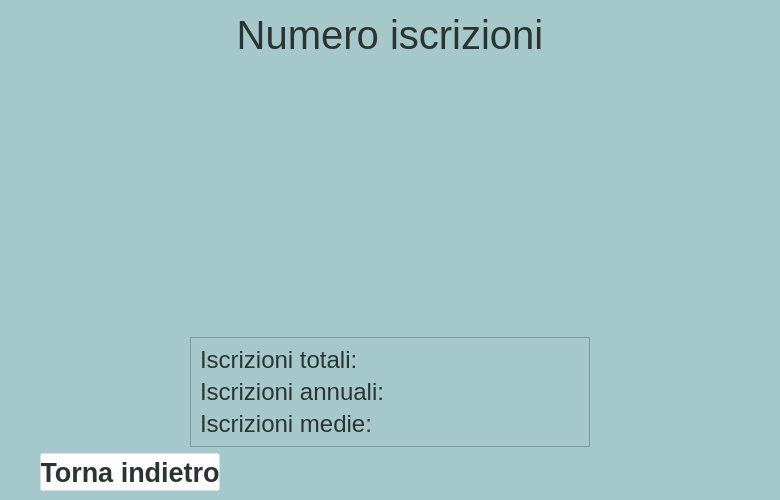
<?xml version="1.0" encoding="UTF-8"?>
<ui version="4.0">
 <class>MainWindow</class>
 <widget class="QMainWindow" name="MainWindow">
  <property name="geometry">
   <rect>
    <x>0</x>
    <y>0</y>
    <width>780</width>
    <height>500</height>
   </rect>
  </property>
  <property name="minimumSize">
   <size>
    <width>780</width>
    <height>500</height>
   </size>
  </property>
  <property name="windowTitle">
   <string>MainWindow</string>
  </property>
  <widget class="QWidget" name="centralwidget">
   <property name="minimumSize">
    <size>
     <width>780</width>
     <height>500</height>
    </size>
   </property>
   <layout class="QGridLayout" name="gridLayout">
    <property name="leftMargin">
     <number>0</number>
    </property>
    <property name="topMargin">
     <number>0</number>
    </property>
    <property name="rightMargin">
     <number>0</number>
    </property>
    <item row="0" column="0">
     <widget class="QWidget" name="widget" native="true">
      <property name="minimumSize">
       <size>
        <width>780</width>
        <height>500</height>
       </size>
      </property>
      <property name="styleSheet">
       <string notr="true">background-color: rgb(165, 201, 202);</string>
      </property>
      <layout class="QHBoxLayout" name="horizontalLayout_8">
       <property name="leftMargin">
        <number>0</number>
       </property>
       <property name="topMargin">
        <number>12</number>
       </property>
       <property name="rightMargin">
        <number>0</number>
       </property>
       <item>
        <spacer name="horizontalSpacer_6">
         <property name="orientation">
          <enum>Qt::Horizontal</enum>
         </property>
         <property name="sizeType">
          <enum>QSizePolicy::Fixed</enum>
         </property>
         <property name="sizeHint" stdset="0">
          <size>
           <width>40</width>
           <height>20</height>
          </size>
         </property>
        </spacer>
       </item>
       <item>
        <layout class="QVBoxLayout" name="verticalLayout_3">
         <item>
          <widget class="QLabel" name="title2">
           <property name="sizePolicy">
            <sizepolicy hsizetype="Preferred" vsizetype="Fixed">
             <horstretch>0</horstretch>
             <verstretch>0</verstretch>
            </sizepolicy>
           </property>
           <property name="font">
            <font>
             <family>Arial</family>
             <pointsize>30</pointsize>
            </font>
           </property>
           <property name="styleSheet">
            <string notr="true">
color:rgb(44, 51, 51);</string>
           </property>
           <property name="text">
            <string>Numero iscrizioni</string>
           </property>
           <property name="alignment">
            <set>Qt::AlignCenter</set>
           </property>
          </widget>
         </item>
         <item>
          <widget class="QWidget" name="frame_grafico" native="true">
           <property name="minimumSize">
            <size>
             <width>0</width>
             <height>220</height>
            </size>
           </property>
           <property name="styleSheet">
            <string notr="true"/>
           </property>
          </widget>
         </item>
         <item>
          <widget class="QWidget" name="widget_4" native="true">
           <property name="sizePolicy">
            <sizepolicy hsizetype="Preferred" vsizetype="Preferred">
             <horstretch>0</horstretch>
             <verstretch>0</verstretch>
            </sizepolicy>
           </property>
           <property name="minimumSize">
            <size>
             <width>0</width>
             <height>0</height>
            </size>
           </property>
           <property name="maximumSize">
            <size>
             <width>16777215</width>
             <height>235</height>
            </size>
           </property>
           <layout class="QVBoxLayout" name="verticalLayout_2">
            <property name="leftMargin">
             <number>0</number>
            </property>
            <property name="topMargin">
             <number>0</number>
            </property>
            <property name="rightMargin">
             <number>0</number>
            </property>
            <property name="bottomMargin">
             <number>0</number>
            </property>
            <item>
             <layout class="QHBoxLayout" name="horizontalLayout_5">
              <item>
               <spacer name="horizontalSpacer">
                <property name="orientation">
                 <enum>Qt::Horizontal</enum>
                </property>
                <property name="sizeType">
                 <enum>QSizePolicy::Fixed</enum>
                </property>
                <property name="sizeHint" stdset="0">
                 <size>
                  <width>50</width>
                  <height>20</height>
                 </size>
                </property>
               </spacer>
              </item>
              <item>
               <widget class="QFrame" name="frame_2">
                <layout class="QHBoxLayout" name="horizontalLayout_4">
                 <property name="leftMargin">
                  <number>0</number>
                 </property>
                 <property name="topMargin">
                  <number>0</number>
                 </property>
                 <property name="rightMargin">
                  <number>0</number>
                 </property>
                 <property name="bottomMargin">
                  <number>0</number>
                 </property>
                 <item>
                  <widget class="QPushButton" name="pushButton_prima">
                   <property name="maximumSize">
                    <size>
                     <width>40</width>
                     <height>16777215</height>
                    </size>
                   </property>
                   <property name="font">
                    <font>
                     <family>Arial</family>
                     <pointsize>20</pointsize>
                     <weight>75</weight>
                     <bold>true</bold>
                    </font>
                   </property>
                   <property name="styleSheet">
                    <string notr="true">QPushButton
{

background-color: rgba(255, 255, 255, 0);
border-radius:15px;
padding:5px;

}
QPushButton:hover
{

background-color: rgba(255, 255, 255, 0);
border-radius:15px;
padding:5px;
}

QPushButton:pressed
{
background-color: rgb(11, 102, 116);
border-radius:15px;
padding:5px;
}</string>
                   </property>
                   <property name="text">
                    <string/>
                   </property>
                   <property name="icon">
                    <iconset>
                     <normaloff>icons/left-arrow.png</normaloff>icons/left-arrow.png</iconset>
                   </property>
                   <property name="iconSize">
                    <size>
                     <width>20</width>
                     <height>20</height>
                    </size>
                   </property>
                  </widget>
                 </item>
                 <item>
                  <widget class="QLabel" name="anno">
                   <property name="font">
                    <font>
                     <family>Arial</family>
                     <pointsize>20</pointsize>
                    </font>
                   </property>
                   <property name="styleSheet">
                    <string notr="true">color: rgb(31, 38, 39);</string>
                   </property>
                   <property name="text">
                    <string/>
                   </property>
                   <property name="alignment">
                    <set>Qt::AlignCenter</set>
                   </property>
                  </widget>
                 </item>
                 <item>
                  <widget class="QPushButton" name="pushButton_dopo">
                   <property name="maximumSize">
                    <size>
                     <width>40</width>
                     <height>16777215</height>
                    </size>
                   </property>
                   <property name="font">
                    <font>
                     <family>Arial</family>
                     <pointsize>20</pointsize>
                     <weight>75</weight>
                     <bold>true</bold>
                    </font>
                   </property>
                   <property name="styleSheet">
                    <string notr="true">QPushButton
{

background-color: rgba(255, 255, 255, 0);
border-radius:15px;
padding:5px;

}
QPushButton:hover
{

background-color: rgba(255, 255, 255, 0);
border-radius:15px;
padding:5px;
}

QPushButton:pressed
{
background-color: rgb(11, 102, 116);
border-radius:15px;
padding:5px;
}</string>
                   </property>
                   <property name="text">
                    <string/>
                   </property>
                   <property name="icon">
                    <iconset>
                     <normaloff>icons/right-arrow.png</normaloff>icons/right-arrow.png</iconset>
                   </property>
                   <property name="iconSize">
                    <size>
                     <width>20</width>
                     <height>20</height>
                    </size>
                   </property>
                  </widget>
                 </item>
                </layout>
               </widget>
              </item>
              <item>
               <spacer name="horizontalSpacer_2">
                <property name="orientation">
                 <enum>Qt::Horizontal</enum>
                </property>
                <property name="sizeType">
                 <enum>QSizePolicy::Fixed</enum>
                </property>
                <property name="sizeHint" stdset="0">
                 <size>
                  <width>50</width>
                  <height>20</height>
                 </size>
                </property>
               </spacer>
              </item>
             </layout>
            </item>
            <item>
             <layout class="QHBoxLayout" name="horizontalLayout_6">
              <item>
               <spacer name="horizontalSpacer_4">
                <property name="orientation">
                 <enum>Qt::Horizontal</enum>
                </property>
                <property name="sizeType">
                 <enum>QSizePolicy::Fixed</enum>
                </property>
                <property name="sizeHint" stdset="0">
                 <size>
                  <width>150</width>
                  <height>20</height>
                 </size>
                </property>
               </spacer>
              </item>
              <item>
               <widget class="QFrame" name="frame">
                <property name="frameShape">
                 <enum>QFrame::StyledPanel</enum>
                </property>
                <property name="frameShadow">
                 <enum>QFrame::Raised</enum>
                </property>
                <layout class="QVBoxLayout" name="verticalLayout">
                 <item>
                  <layout class="QHBoxLayout" name="horizontalLayout">
                   <item>
                    <widget class="QLabel" name="title2_2">
                     <property name="minimumSize">
                      <size>
                       <width>0</width>
                       <height>20</height>
                      </size>
                     </property>
                     <property name="font">
                      <font>
                       <family>Arial</family>
                       <pointsize>18</pointsize>
                      </font>
                     </property>
                     <property name="styleSheet">
                      <string notr="true">
color:rgb(44, 51, 51);</string>
                     </property>
                     <property name="text">
                      <string>Iscrizioni totali:</string>
                     </property>
                    </widget>
                   </item>
                   <item>
                    <widget class="QLabel" name="numero_iscrizioni_tot">
                     <property name="minimumSize">
                      <size>
                       <width>0</width>
                       <height>20</height>
                      </size>
                     </property>
                     <property name="font">
                      <font>
                       <family>Arial</family>
                       <pointsize>18</pointsize>
                      </font>
                     </property>
                     <property name="styleSheet">
                      <string notr="true">
color:rgb(44, 51, 51);</string>
                     </property>
                     <property name="text">
                      <string/>
                     </property>
                    </widget>
                   </item>
                  </layout>
                 </item>
                 <item>
                  <layout class="QHBoxLayout" name="horizontalLayout_2">
                   <item>
                    <widget class="QLabel" name="title2_3">
                     <property name="minimumSize">
                      <size>
                       <width>0</width>
                       <height>20</height>
                      </size>
                     </property>
                     <property name="font">
                      <font>
                       <family>Arial</family>
                       <pointsize>18</pointsize>
                      </font>
                     </property>
                     <property name="styleSheet">
                      <string notr="true">
color:rgb(44, 51, 51);</string>
                     </property>
                     <property name="text">
                      <string>Iscrizioni annuali:</string>
                     </property>
                    </widget>
                   </item>
                   <item>
                    <widget class="QLabel" name="numero_iscrizioni_annue">
                     <property name="minimumSize">
                      <size>
                       <width>0</width>
                       <height>20</height>
                      </size>
                     </property>
                     <property name="font">
                      <font>
                       <family>Arial</family>
                       <pointsize>18</pointsize>
                      </font>
                     </property>
                     <property name="styleSheet">
                      <string notr="true">
color:rgb(44, 51, 51);</string>
                     </property>
                     <property name="text">
                      <string/>
                     </property>
                    </widget>
                   </item>
                  </layout>
                 </item>
                 <item>
                  <layout class="QHBoxLayout" name="horizontalLayout_3">
                   <item>
                    <widget class="QLabel" name="title2_4">
                     <property name="minimumSize">
                      <size>
                       <width>0</width>
                       <height>20</height>
                      </size>
                     </property>
                     <property name="font">
                      <font>
                       <family>Arial</family>
                       <pointsize>18</pointsize>
                      </font>
                     </property>
                     <property name="styleSheet">
                      <string notr="true">
color:rgb(44, 51, 51);</string>
                     </property>
                     <property name="text">
                      <string>Iscrizioni medie:</string>
                     </property>
                    </widget>
                   </item>
                   <item>
                    <widget class="QLabel" name="numero_iscrizioni_media">
                     <property name="minimumSize">
                      <size>
                       <width>0</width>
                       <height>20</height>
                      </size>
                     </property>
                     <property name="font">
                      <font>
                       <family>Arial</family>
                       <pointsize>18</pointsize>
                      </font>
                     </property>
                     <property name="styleSheet">
                      <string notr="true">
color:rgb(44, 51, 51);</string>
                     </property>
                     <property name="text">
                      <string/>
                     </property>
                    </widget>
                   </item>
                  </layout>
                 </item>
                </layout>
               </widget>
              </item>
              <item>
               <spacer name="horizontalSpacer_3">
                <property name="orientation">
                 <enum>Qt::Horizontal</enum>
                </property>
                <property name="sizeType">
                 <enum>QSizePolicy::Fixed</enum>
                </property>
                <property name="sizeHint" stdset="0">
                 <size>
                  <width>150</width>
                  <height>20</height>
                 </size>
                </property>
               </spacer>
              </item>
             </layout>
            </item>
            <item>
             <layout class="QHBoxLayout" name="horizontalLayout_7">
              <item>
               <widget class="QPushButton" name="pushButton_back">
                <property name="minimumSize">
                 <size>
                  <width>180</width>
                  <height>0</height>
                 </size>
                </property>
                <property name="font">
                 <font>
                  <family>Arial</family>
                  <pointsize>20</pointsize>
                  <weight>75</weight>
                  <bold>true</bold>
                 </font>
                </property>
                <property name="styleSheet">
                 <string notr="true">QPushButton
{

background-color: rgba(255, 255, 255, 0);
color:rgb(44, 51, 51);
height:30px;
width:55px;
}
QPushButton:hover
{
text-decoration: underline solid;
background-color: rgba(255, 255, 255, 0);
color: rgb(52, 119, 134);
height:30px;
width:55px;
}
QPushButton:pressed
{

color:rgb(44, 51, 51);
height:30px;
width:55px;
}

</string>
                </property>
                <property name="text">
                 <string>Torna indietro</string>
                </property>
                <property name="icon">
                 <iconset>
                  <normaloff>icons/reply.png</normaloff>icons/reply.png</iconset>
                </property>
                <property name="iconSize">
                 <size>
                  <width>20</width>
                  <height>20</height>
                 </size>
                </property>
               </widget>
              </item>
              <item>
               <spacer name="horizontalSpacer_7">
                <property name="orientation">
                 <enum>Qt::Horizontal</enum>
                </property>
                <property name="sizeHint" stdset="0">
                 <size>
                  <width>40</width>
                  <height>20</height>
                 </size>
                </property>
               </spacer>
              </item>
             </layout>
            </item>
           </layout>
          </widget>
         </item>
        </layout>
       </item>
       <item>
        <spacer name="horizontalSpacer_5">
         <property name="orientation">
          <enum>Qt::Horizontal</enum>
         </property>
         <property name="sizeType">
          <enum>QSizePolicy::Fixed</enum>
         </property>
         <property name="sizeHint" stdset="0">
          <size>
           <width>40</width>
           <height>20</height>
          </size>
         </property>
        </spacer>
       </item>
      </layout>
     </widget>
    </item>
   </layout>
  </widget>
 </widget>
 <resources>
  <include location="test.qrc"/>
 </resources>
 <connections/>
</ui>
